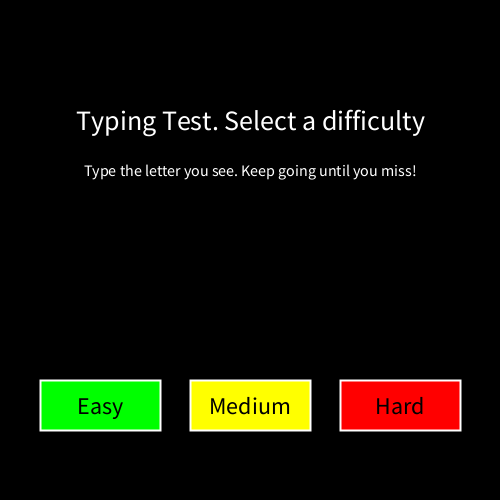
Frame 1 (no input)
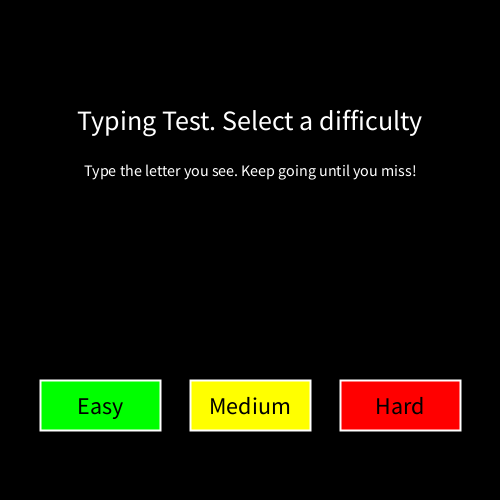
Frame 60 (the mouse pressed at the canvas centre just before this capture)
Frame 120 (the mouse held since frame 60 and released just before this capture): identical to frame 60, image omitted

The Processing sketch that drew these frames (run headless with seeded random() and noise(); from frame 60 on, the mouse is pressed at the canvas centre):

// Processing sketch: assignment_3
// ── assignment_3.pde
// Assignment 3 - Typing Test Game
//
// Pick a difficulty by clicking a button, then type the letter shown on screen.
// Easy = 2 possible letters, Medium = 4, Hard = 6.
//
// Bonus 1 (Endless mode): every correct letter is followed by a new random one
//                         until you type a wrong letter.
// Bonus 2 (Speed test):   your reaction time is tracked for every letter, and
//                         the game-over screen shows your average time, WPM and a rank.

// ---------- game states ----------
final int MENU = 0;
final int SHOWING_LETTER = 1;
final int CORRECT = 2;
final int GAME_OVER = 3;
int gameState = MENU;

// ---------- menu buttons (each one is a rectangle: x, y, width, height) ----------
final int BUTTON_WIDTH = 120;
final int BUTTON_HEIGHT = 50;
final int BUTTON_Y = 380;
final int EASY_X = 40;
final int MEDIUM_X = 190;
final int HARD_X = 340;

// ---------- letters available for each difficulty ----------
final String EASY_LETTERS = "fj";          // 2 letters
final String MEDIUM_LETTERS = "asdf";      // 4 letters
final String HARD_LETTERS = "qwezxc";      // 6 letters

// ---------- current round ----------
String letterPool = EASY_LETTERS;
String difficultyName = "Easy";
color backgroundColor;
char targetLetter = 'a';
char typedLetter = 'a';
int score = 0;

// ---------- timing (all in milliseconds from millis()) ----------
final int FEEDBACK_TIME = 500;   // how long the "Great work!" message stays up
int letterShownTime = 0;
int correctShownTime = 0;
int totalReactionTime = 0;

String[] successMessages = {"That's correct!", "Great work!", "Nice one!", "You got it!", "Awesome!"};
String successMessage = successMessages[0];


void setup() {
  size(500, 500);
  textAlign(CENTER, CENTER);
}


void draw() {
  if (gameState == MENU) {
    drawMenu();
  } else if (gameState == SHOWING_LETTER) {
    drawLetterScreen();
  } else if (gameState == CORRECT) {
    drawCorrectScreen();
  } else if (gameState == GAME_OVER) {
    drawGameOverScreen();
  }
}


// ================= screens =================

void drawMenu() {
  background(0);

  fill(255);
  textSize(28);
  text("Typing Test. Select a difficulty", width / 2, 120);
  textSize(16);
  text("Type the letter you see. Keep going until you miss!", width / 2, 170);

  // Easy button
  drawButton(EASY_X, "Easy", color(0, 255, 0));
  // Medium button
  drawButton(MEDIUM_X, "Medium", color(255, 255, 0));
  // Hard button
  drawButton(HARD_X, "Hard", color(255, 0, 0));
}

void drawButton(int buttonX, String label, color buttonColor) {
  fill(buttonColor);
  stroke(255);
  strokeWeight(2);
  rect(buttonX, BUTTON_Y, BUTTON_WIDTH, BUTTON_HEIGHT);
  noStroke();

  fill(0);
  textSize(24);
  text(label, buttonX + BUTTON_WIDTH / 2, BUTTON_Y + BUTTON_HEIGHT / 2);
}

void drawLetterScreen() {
  background(backgroundColor);
  fill(255);

  textSize(20);
  text(difficultyName + "  |  Score: " + score, width / 2, 50);
  text("Time: " + nf((millis() - letterShownTime) / 1000.0, 0, 1) + "s", width / 2, 85);

  textSize(48);
  text("Type " + targetLetter, width / 2, height / 2);
}

void drawCorrectScreen() {
  background(0, 120, 0);
  fill(255);

  textSize(20);
  text(difficultyName + "  |  Score: " + score, width / 2, 50);

  textSize(44);
  text(successMessage, width / 2, height / 2);

  // after a short pause, show a brand new random letter (endless mode)
  if (millis() - correctShownTime >= FEEDBACK_TIME) {
    pickNewLetter();
  }
}

void drawGameOverScreen() {
  background(140, 0, 0);
  fill(255);

  textSize(44);
  text("Wrong! Game over", width / 2, 90);

  textSize(22);
  text("You typed \"" + typedLetter + "\" but the letter was \"" + targetLetter + "\"", width / 2, 150);

  // ----- speed test results -----
  textSize(26);
  text("Score: " + score + "  (" + difficultyName + ")", width / 2, 215);

  if (score > 0) {
    float totalSeconds = totalReactionTime / 1000.0;
    float averageSeconds = totalSeconds / score;
    // standard typing convention: 1 "word" = 5 characters
    float wordsPerMinute = (score / 5.0) / (totalSeconds / 60.0);

    textSize(22);
    text("Average time per letter: " + nf(averageSeconds, 0, 2) + "s", width / 2, 265);
    text("Speed: " + nf(wordsPerMinute, 0, 1) + " WPM", width / 2, 300);
    text("Rank: " + getRank(averageSeconds), width / 2, 335);
  } else {
    textSize(22);
    text("Get at least one right to see your speed!", width / 2, 290);
  }

  textSize(18);
  text("Click anywhere to go back to the menu", width / 2, 450);
}


// ================= game logic =================

// Start a new game with the chosen difficulty's letters and colour
void startGame(String name, String letters, color bgColor) {
  difficultyName = name;
  letterPool = letters;
  backgroundColor = bgColor;
  score = 0;
  totalReactionTime = 0;
  pickNewLetter();
}

// Choose a random letter from the current difficulty and display it
void pickNewLetter() {
  targetLetter = letterPool.charAt(int(random(letterPool.length())));
  letterShownTime = millis();
  gameState = SHOWING_LETTER;
}

String getRank(float averageSeconds) {
  if (averageSeconds < 0.6) {
    return "Lightning";
  } else if (averageSeconds < 1.0) {
    return "Speedy";
  } else if (averageSeconds < 1.5) {
    return "Steady";
  } else {
    return "Warming up";
  }
}

boolean isOverButton(int buttonX) {
  // >= and <= so the border pixels of each button are clickable too
  return mouseX >= buttonX && mouseX <= buttonX + BUTTON_WIDTH
      && mouseY >= BUTTON_Y && mouseY <= BUTTON_Y + BUTTON_HEIGHT;
}


// ================= input =================

void mousePressed() {
  if (gameState == MENU) {
    // each difficulty has its own click handling
    if (isOverButton(EASY_X)) {
      startGame("Easy", EASY_LETTERS, color(30, 90, 160));
    } else if (isOverButton(MEDIUM_X)) {
      startGame("Medium", MEDIUM_LETTERS, color(120, 120, 0));
    } else if (isOverButton(HARD_X)) {
      startGame("Hard", HARD_LETTERS, color(90, 30, 120));
    }
  } else if (gameState == GAME_OVER) {
    gameState = MENU;
  }
}

void keyPressed() {
  // keys only count while a letter is on screen (so nothing happens in the menu)
  if (gameState != SHOWING_LETTER) {
    return;
  }
  // ignore shift, arrows, etc. and anything that isn't a letter
  if (key == CODED || !Character.isLetter(key)) {
    return;
  }

  char pressedLetter = Character.toLowerCase(key);

  if (pressedLetter == targetLetter) {
    score++;
    totalReactionTime += millis() - letterShownTime;
    successMessage = successMessages[int(random(successMessages.length))];
    correctShownTime = millis();
    gameState = CORRECT;
  } else {
    typedLetter = pressedLetter;
    gameState = GAME_OVER;
  }
}
